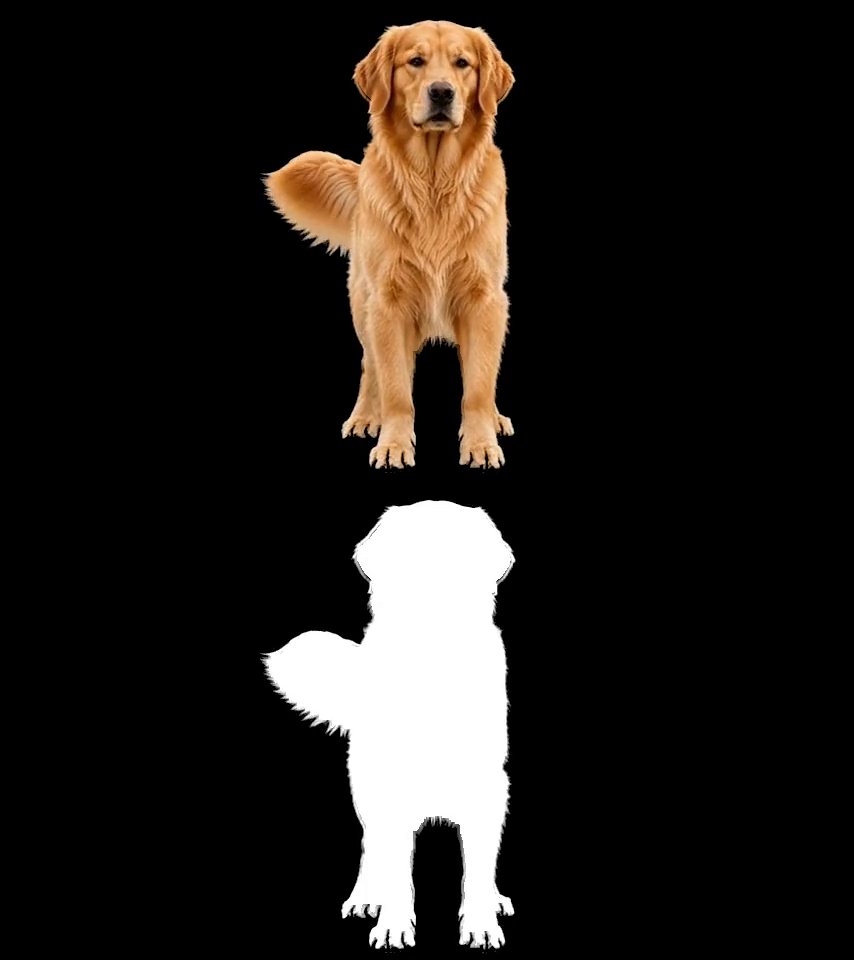
#> input picture frame 21 of jida@gmail.com_a7818713-3650-4a60-afdc-e5ea2462fb6d_motions_return_home_v1_wan_3_standard_a1_packed.mp4, 854 x 960 px, given in place of idle1_mp4.mp4, which was not available
$ python fix_dog_video.py
#> lines starting #> are read from the running program, lines starting #| are printed output that depends on the picture; after the words box and inside, x2 and y2 are one past the last pixel; in counts of white or black regions, pixels touching at a corner belong together; pictures that were not available may be replaced by others from this repository, and a replacement may not be noted
"""
fix_dog_video.py
- rembg 처리된 MP4(검정 배경 + 강아지)에서 할로 픽셀 제거
- 밝기 임계값 마스크 + 침식(erode)으로 경계 오염 제거
- Unity VideoLayer용 dog_rgb.mp4, dog_alpha.mp4 출력
"""

import cv2
import numpy as np
import os

INPUT        = "idle1_mp4.mp4"
OUTPUT_RGB   = "dog_rgb.mp4"
OUTPUT_ALPHA = "dog_alpha.mp4"

cap   = cv2.VideoCapture(INPUT)
fps   = cap.get(cv2.CAP_PROP_FPS)
W     = int(cap.get(cv2.CAP_PROP_FRAME_WIDTH))
H     = int(cap.get(cv2.CAP_PROP_FRAME_HEIGHT))
total = int(cap.get(cv2.CAP_PROP_FRAME_COUNT))
print(f"입력: {W}x{H}, {fps:.1f}fps, {total}프레임")

fourcc   = cv2.VideoWriter_fourcc(*'mp4v')
wr_rgb   = cv2.VideoWriter(OUTPUT_RGB,   fourcc, fps, (W, H))
wr_alpha = cv2.VideoWriter(OUTPUT_ALPHA, fourcc, fps, (W, H))

# 형태학적 연산용 커널
k_close = cv2.getStructuringElement(cv2.MORPH_ELLIPSE, (7, 7))
k_erode = cv2.getStructuringElement(cv2.MORPH_ELLIPSE, (5, 5))

idx = 0
while True:
    ret, frame = cap.read()
#> frame is the input picture: shape (960, 854, 3); mean B, G, R 26.6, 30.6, 35.1
    if not ret:
        break

    # ── 1. 밝기 임계값으로 마스크 ──
    gray = cv2.cvtColor(frame, cv2.COLOR_BGR2GRAY)
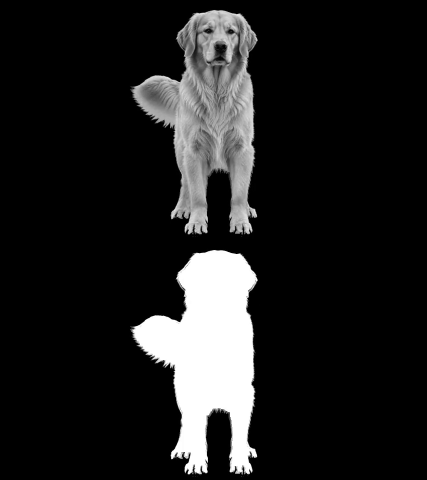
#> gray: shape (960, 854) (shown at 1/2 size); min 0, max 255, mean 31.5
    _, mask = cv2.threshold(gray, 12, 255, cv2.THRESH_BINARY)
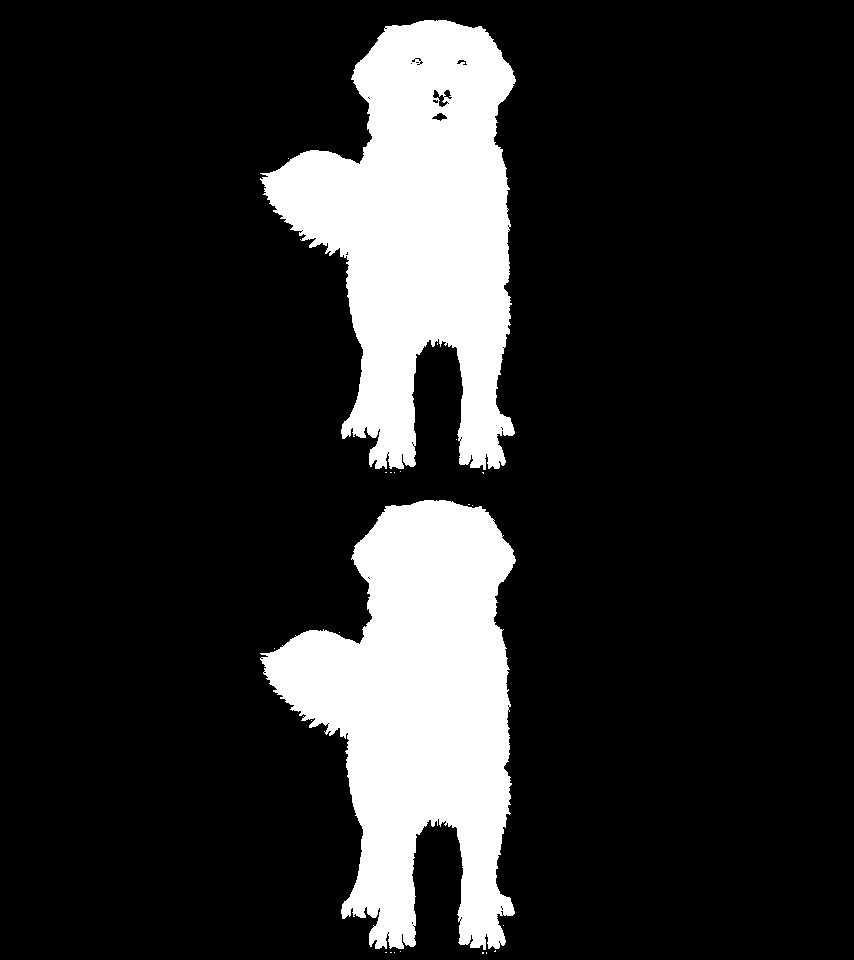
#> mask: shape (960, 854); 16.1% white; 23 white regions (21 under 20 px), largest, box (x1, y1, x2, y2) and area: (260, 500, 516, 950) 65987, (260, 20, 516, 470) 65694

    # ── 2. 마스크 정제 ──
    mask = cv2.morphologyEx(mask, cv2.MORPH_CLOSE, k_close)  # 구멍 메우기
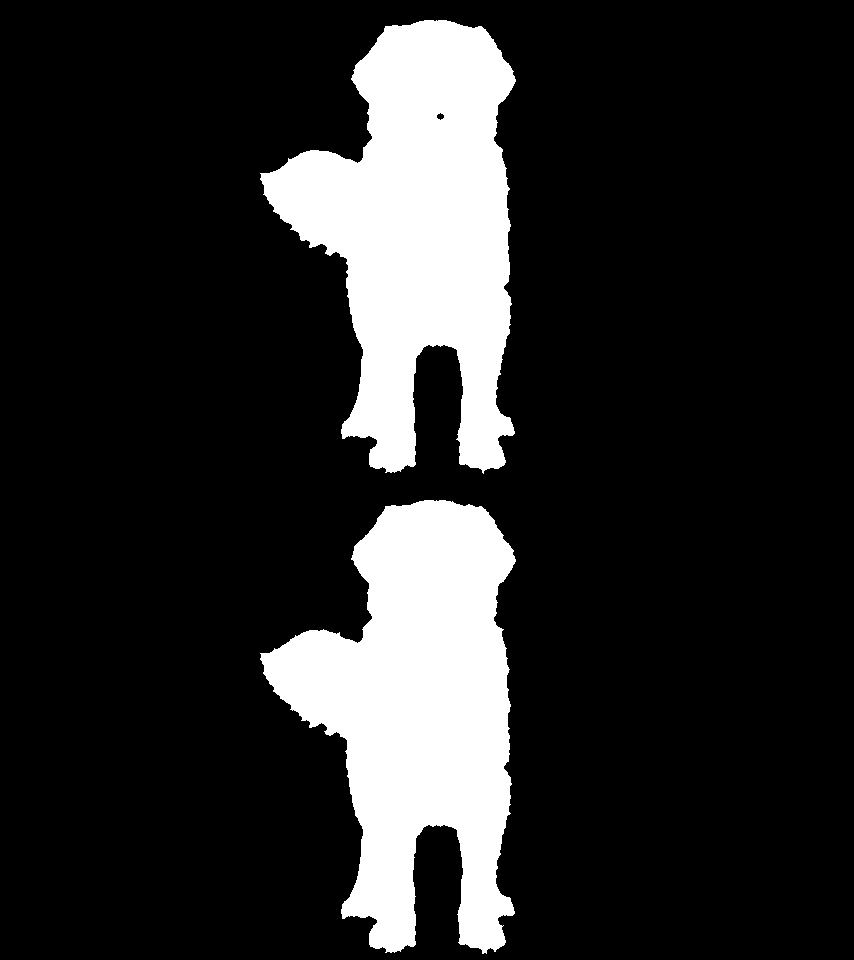
#> mask: shape (960, 854); 16.3% white; 2 white regions, box (x1, y1, x2, y2) and area: (260, 500, 516, 954) 66724, (260, 20, 516, 474) 66565
    mask = cv2.erode(mask, k_erode, iterations=2)             # 할로 경계 제거 ★
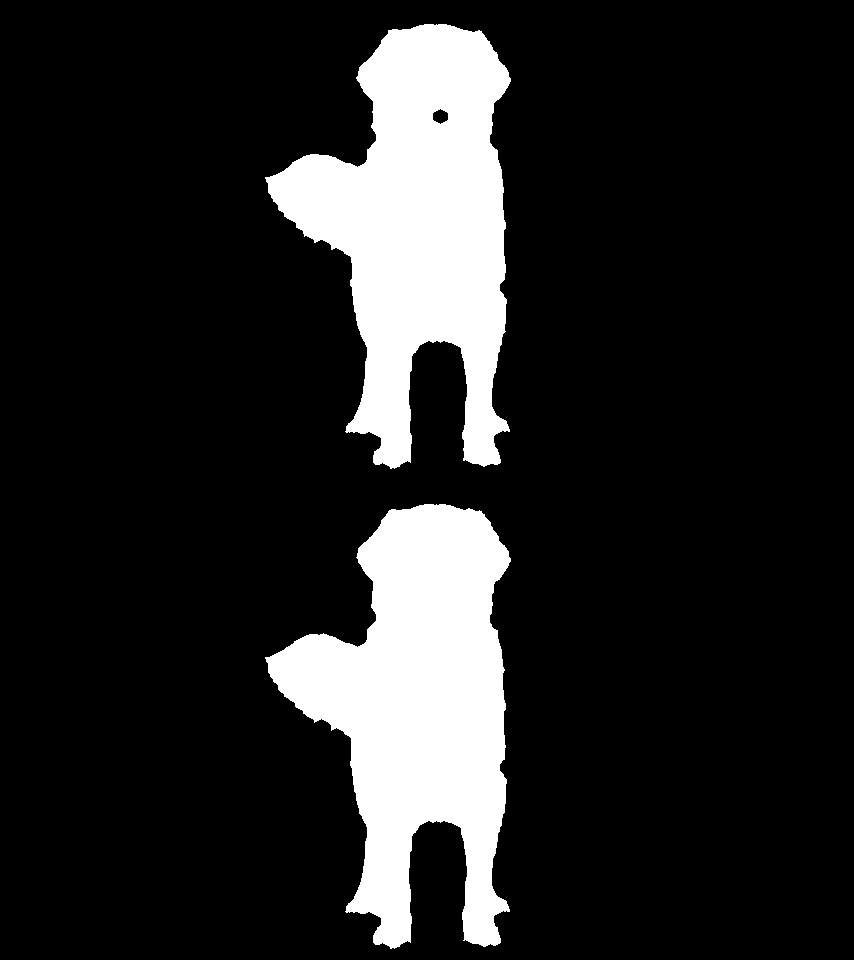
#> mask: shape (960, 854); 14.6% white; 2 white regions, box (x1, y1, x2, y2) and area: (265, 504, 511, 949) 59930, (265, 24, 511, 469) 59657

    # ── 3. 경계 부드럽게 (딱딱한 절단선 방지) ──
    mask_soft = cv2.GaussianBlur(mask, (11, 11), 0)

    # ── 4. Pre-multiplied RGB 만들기 ──
    # Blend One OneMinusSrcAlpha 방식 전용
    # 반드시 RGB에 알파를 미리 곱해야 경계 할로가 사라짐
    a = mask_soft.astype(np.float32) / 255.0
    premul = np.clip(
        frame.astype(np.float32) * a[:, :, np.newaxis],
        0, 255
    ).astype(np.uint8)
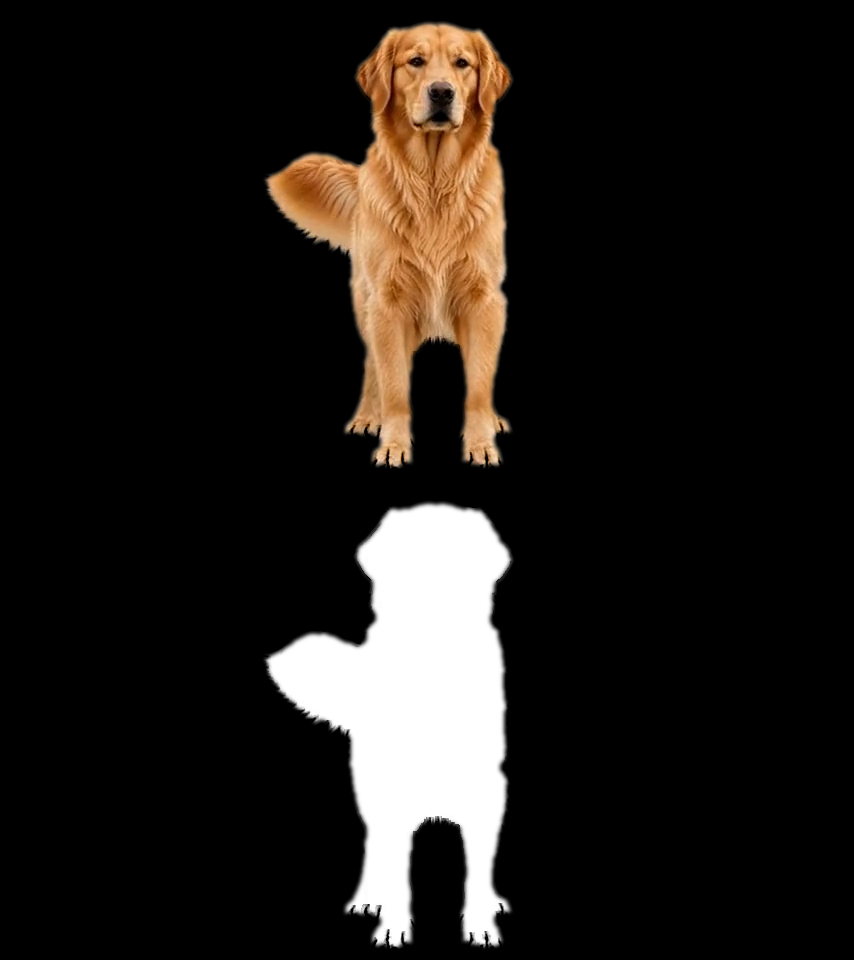
#> premul: shape (960, 854, 3); mean B, G, R 24.4, 28.1, 32.4

    # ── 5. 저장 ──
    wr_rgb.write(premul)
    wr_alpha.write(cv2.cvtColor(mask_soft, cv2.COLOR_GRAY2BGR))

    idx += 1
    if idx % 30 == 0:
        print(f"  {idx}/{total} ({idx/total*100:.0f}%)")

cap.release()
wr_rgb.release()
wr_alpha.release()
print(f"\n완료:")
print(f"  {OUTPUT_RGB}   → Unity Clips Element 0")
print(f"  {OUTPUT_ALPHA} → Unity Alpha Clips Element 0")

$ run again, starting later in the video
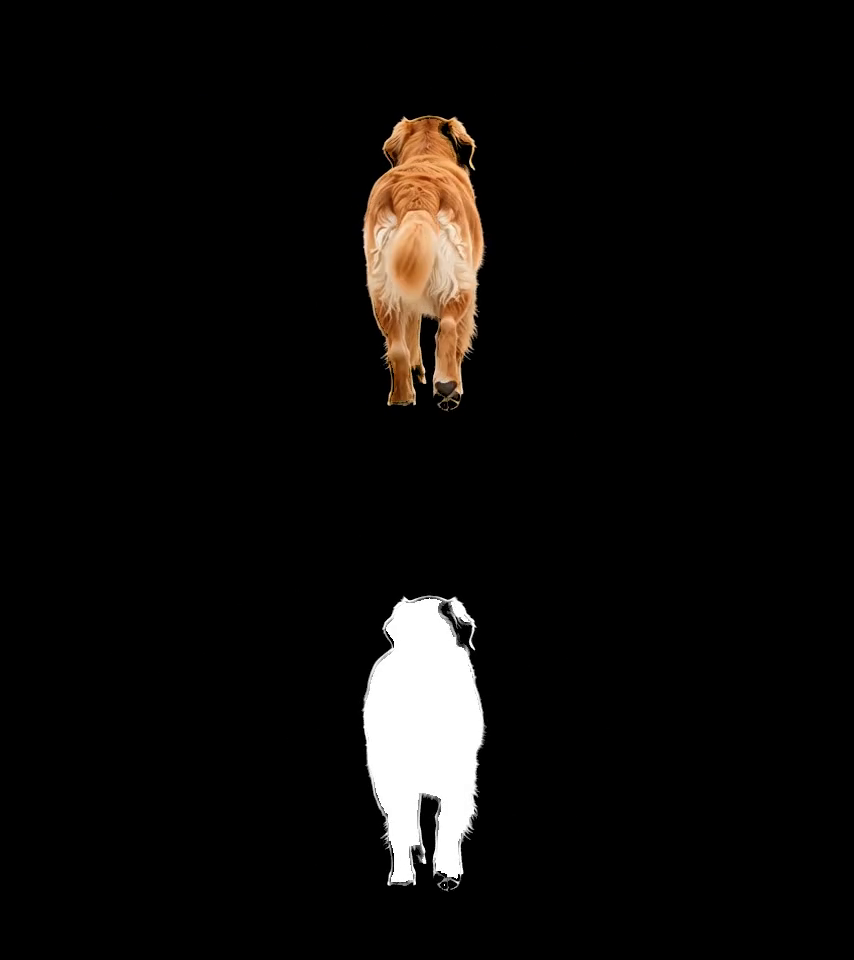
#> input picture frame 94 of jida@gmail.com_a7818713-3650-4a60-afdc-e5ea2462fb6d_motions_return_home_v1_wan_3_standard_a1_packed.mp4, 854 x 960 px, given in place of idle1_mp4.mp4, which was not available
#> frame is the input picture: shape (960, 854, 3); mean B, G, R 10.5, 11.9, 13.7
#> `_, mask = cv2.threshold(gray, 12, 255, cv2.THRESH_BINARY)`:
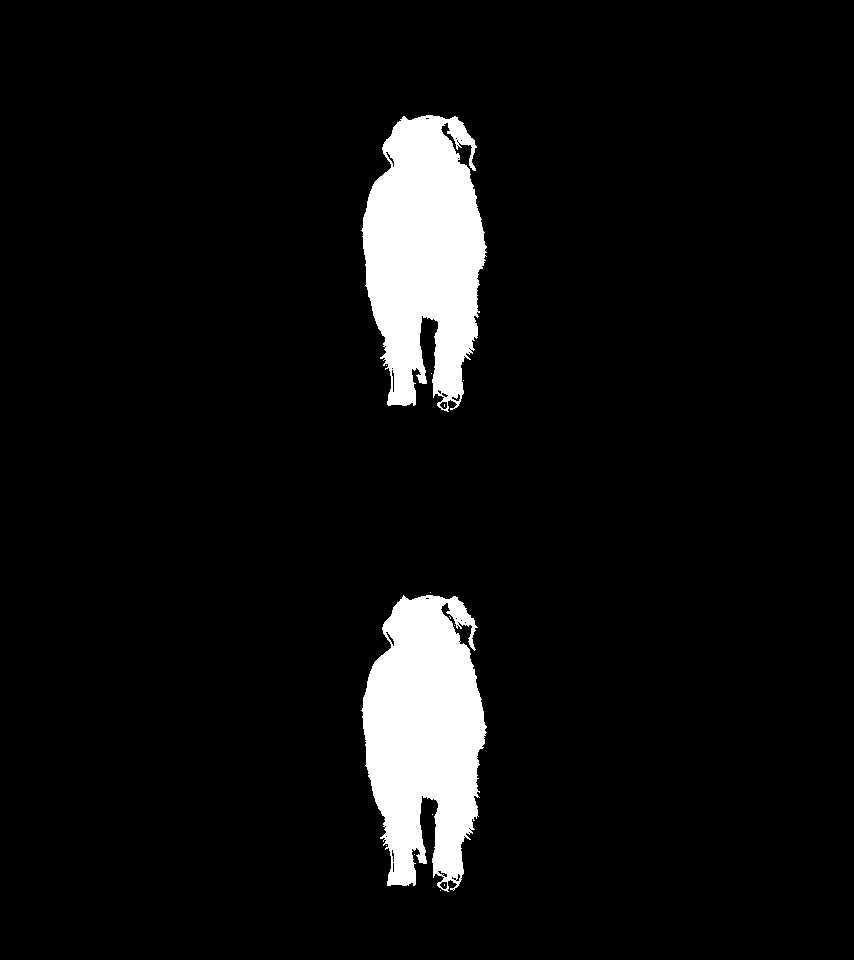
#> mask: shape (960, 854); 6.4% white; 14 white regions (12 under 20 px), largest, box (x1, y1, x2, y2) and area: (361, 595, 487, 892) 26150, (361, 115, 487, 412) 26132
#> `mask = cv2.erode(mask, k_erode, iterations=2)`:
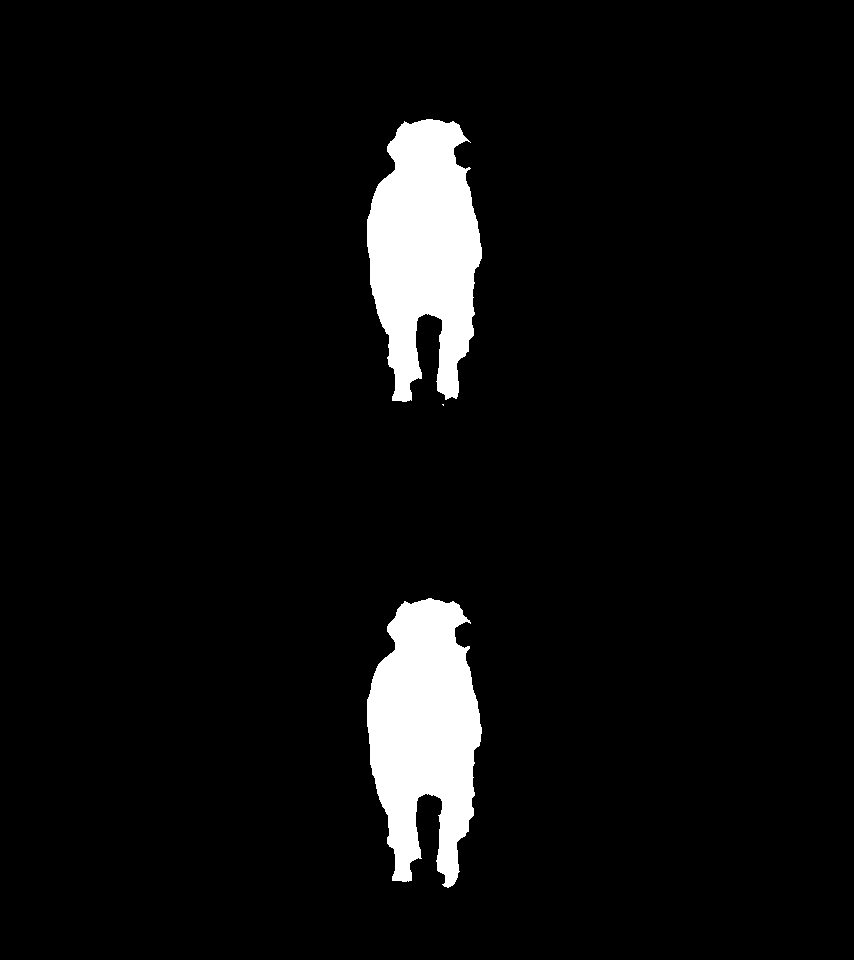
#> mask: shape (960, 854); 5.5% white; 3 white regions (1 under 20 px), largest, box (x1, y1, x2, y2) and area: (367, 598, 482, 888) 22676, (367, 119, 482, 402) 22532

$ run again, starting later in the video
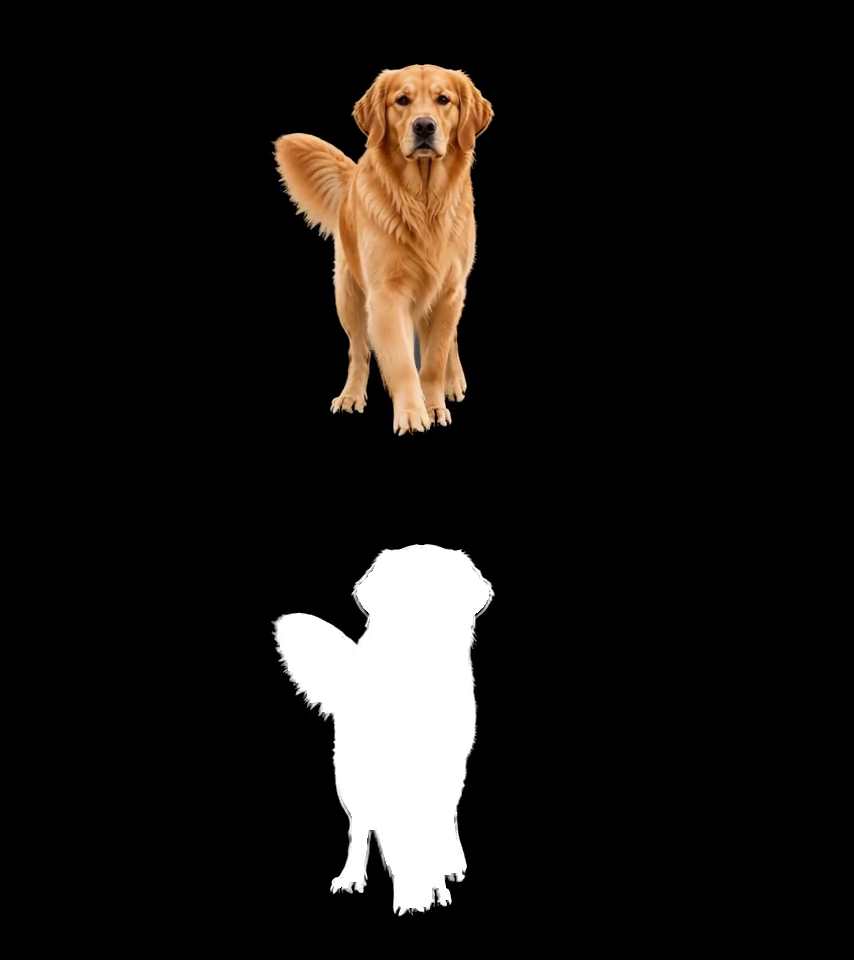
#> input picture frame 168 of jida@gmail.com_a7818713-3650-4a60-afdc-e5ea2462fb6d_motions_return_home_v1_wan_3_standard_a1_packed.mp4, 854 x 960 px, given in place of idle1_mp4.mp4, which was not available
#> frame is the input picture: shape (960, 854, 3); mean B, G, R 19.7, 22.6, 26
#> `_, mask = cv2.threshold(gray, 12, 255, cv2.THRESH_BINARY)`:
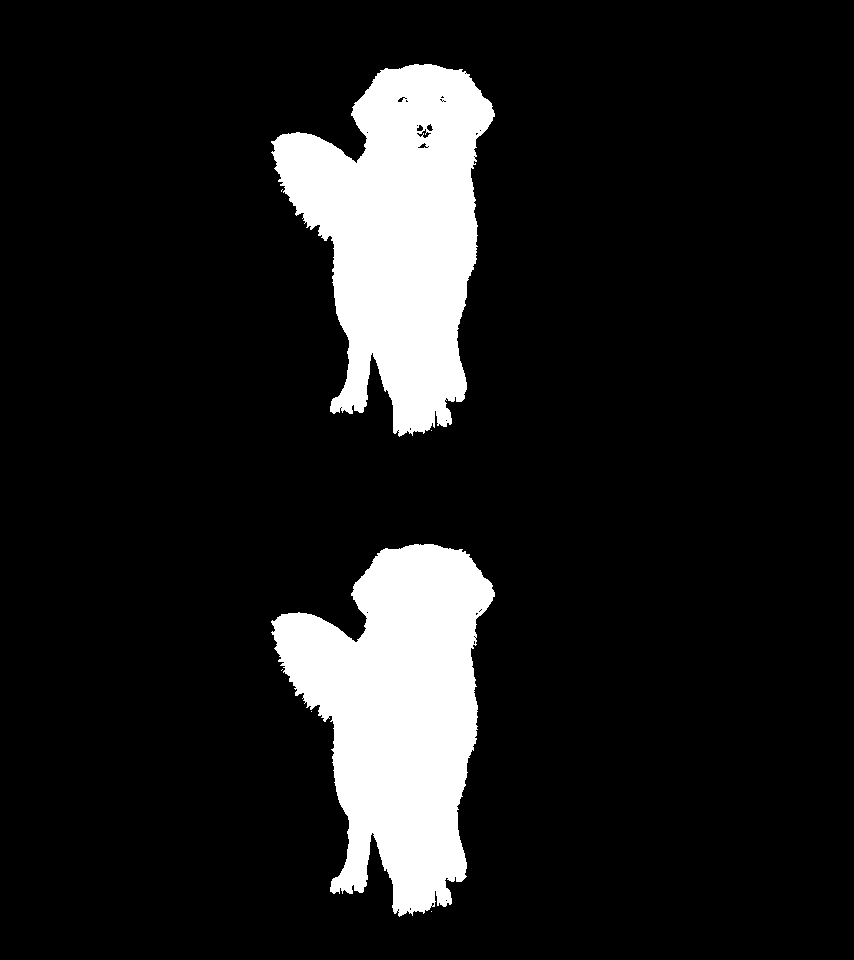
#> mask: shape (960, 854); 11.9% white; 7 white regions (5 under 20 px), largest, box (x1, y1, x2, y2) and area: (271, 544, 495, 917) 48797, (271, 64, 495, 437) 48580
#> `premul = np.clip( frame.astype(np.float32) * a[:, :, np.newaxis], 0, 2..`:
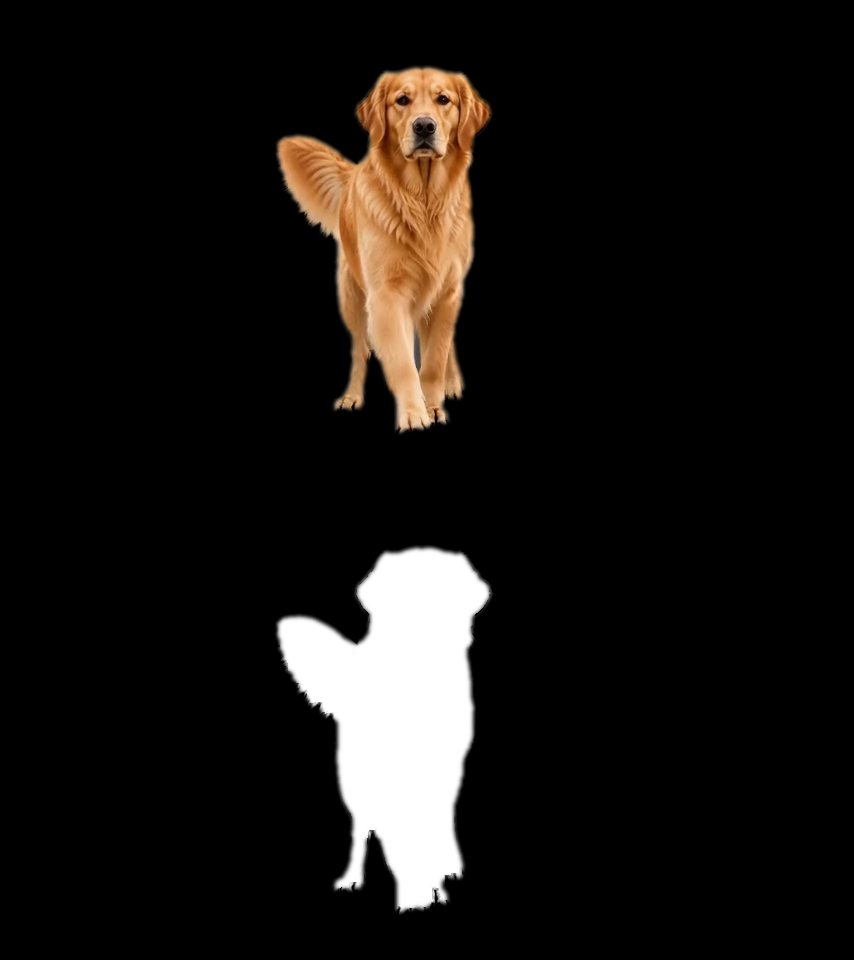
#> premul: shape (960, 854, 3); mean B, G, R 18, 20.7, 23.9
